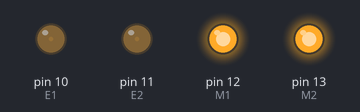
The sketch below on a simulated Arduino Uno, built with avr-gcc and run on an emulated ATmega328P. On the bench: output pins drawn as LEDs (lit = HIGH).

Above: at 0.05 s.
At 0.65 s:
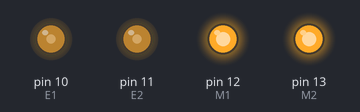
At 1.3 s:
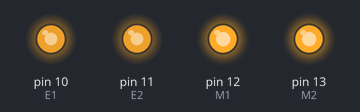
At 2.6 s:
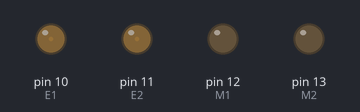
At 3.75 s:
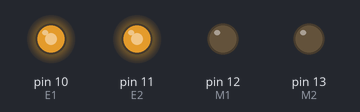
At 5.1 s:
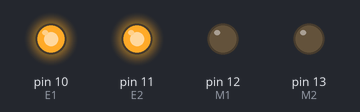
Timing chart, 0 to 6.7 s (numbered marks = the images above):
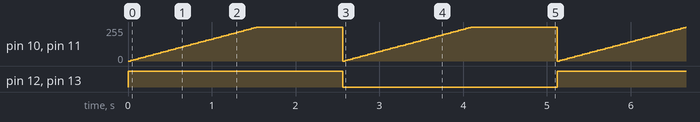

The sketch:

MW_Pro.ino
```cpp
int E1 = 10;      // 1번(A) 모터 Enable
int E2 = 11;      // 2번(B) 모터 Enable
int M1 = 12;      // 1번(A) 모터 PWM
int M2 = 13;      // 2번(B) 모터 PWM

int value;

void setup() {
  pinMode(M1, OUTPUT);      // 출력핀 설정
  pinMode(M2, OUTPUT);
}

void loop()
{
   for(value = 0; value <= 255; value+=5)   // PWM 속도 0 ~ 255까지 5씩 증가
   {
      digitalWrite(M1, HIGH);
      digitalWrite(M2, HIGH);
      analogWrite(E1, value);
      analogWrite(E2, value);
      delay(30);
   }
   delay(1000);   // 1000ms = 1초 대기

   for(value = 0; value <= 255; value+=5)
   {
      digitalWrite(M1, LOW);
      digitalWrite(M2, LOW);
      analogWrite(E1, value);
      analogWrite(E2, value);
      delay(30);
   }
   delay(1000);
}
```

Measured:
- by itself, pin 10 (E1), pin 11 (E2): ramps from 0/255 to 255/255 and jumps back, once every 2.6 s
- by itself, pin 12 (M1), pin 13 (M2): alternates HIGH for 2.6 s and LOW for 2.6 s
